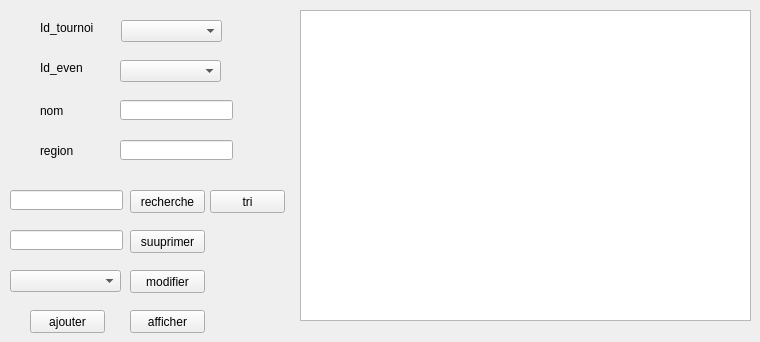
      <widget class="QWidget" name="tab_2">
       <attribute name="title">
        <string>Equipes</string>
       </attribute>
       <widget class="QPushButton" name="supp_equipe">
        <property name="geometry">
         <rect>
          <x>130</x>
          <y>230</y>
          <width>75</width>
          <height>23</height>
         </rect>
        </property>
        <property name="text">
         <string>suuprimer</string>
        </property>
       </widget>
       <widget class="QPushButton" name="ajouter_equipe">
        <property name="geometry">
         <rect>
          <x>30</x>
          <y>310</y>
          <width>75</width>
          <height>23</height>
         </rect>
        </property>
        <property name="text">
         <string>ajouter</string>
        </property>
       </widget>
       <widget class="QLabel" name="label_55">
        <property name="geometry">
         <rect>
          <x>40</x>
          <y>20</y>
          <width>61</width>
          <height>16</height>
         </rect>
        </property>
        <property name="text">
         <string>Id_tournoi</string>
        </property>
       </widget>
       <widget class="QLineEdit" name="recherche_supp">
        <property name="geometry">
         <rect>
          <x>10</x>
          <y>230</y>
          <width>113</width>
          <height>20</height>
         </rect>
        </property>
       </widget>
       <widget class="QPushButton" name="tri_equipe">
        <property name="geometry">
         <rect>
          <x>210</x>
          <y>190</y>
          <width>75</width>
          <height>23</height>
         </rect>
        </property>
        <property name="text">
         <string>tri</string>
        </property>
       </widget>
       <widget class="QLineEdit" name="id_recherche">
        <property name="geometry">
         <rect>
          <x>10</x>
          <y>190</y>
          <width>113</width>
          <height>20</height>
         </rect>
        </property>
       </widget>
       <widget class="QLabel" name="label_58">
        <property name="geometry">
         <rect>
          <x>40</x>
          <y>140</y>
          <width>51</width>
          <height>21</height>
         </rect>
        </property>
        <property name="text">
         <string>region</string>
        </property>
       </widget>
       <widget class="QLabel" name="label_59">
        <property name="geometry">
         <rect>
          <x>40</x>
          <y>100</y>
          <width>51</width>
          <height>21</height>
         </rect>
        </property>
        <property name="text">
         <string>nom</string>
        </property>
       </widget>
       <widget class="QLineEdit" name="region_2">
        <property name="geometry">
         <rect>
          <x>120</x>
          <y>140</y>
          <width>113</width>
          <height>20</height>
         </rect>
        </property>
       </widget>
       <widget class="QPushButton" name="modifier_equipe">
        <property name="geometry">
         <rect>
          <x>130</x>
          <y>270</y>
          <width>75</width>
          <height>23</height>
         </rect>
        </property>
        <property name="text">
         <string>modifier</string>
        </property>
       </widget>
       <widget class="QLabel" name="label_56">
        <property name="geometry">
         <rect>
          <x>40</x>
          <y>60</y>
          <width>51</width>
          <height>16</height>
         </rect>
        </property>
        <property name="text">
         <string>Id_even</string>
        </property>
       </widget>
       <widget class="QPushButton" name="recherche_equipe">
        <property name="geometry">
         <rect>
          <x>130</x>
          <y>190</y>
          <width>75</width>
          <height>23</height>
         </rect>
        </property>
        <property name="text">
         <string>recherche</string>
        </property>
       </widget>
       <widget class="QPushButton" name="afficher_equipe">
        <property name="geometry">
         <rect>
          <x>130</x>
          <y>310</y>
          <width>75</width>
          <height>23</height>
         </rect>
        </property>
        <property name="text">
         <string>afficher</string>
        </property>
       </widget>
       <widget class="QComboBox" name="com_modifier">
        <property name="geometry">
         <rect>
          <x>10</x>
          <y>270</y>
          <width>111</width>
          <height>22</height>
         </rect>
        </property>
       </widget>
       <widget class="QLineEdit" name="nom_2">
        <property name="geometry">
         <rect>
          <x>120</x>
          <y>100</y>
          <width>113</width>
          <height>20</height>
         </rect>
        </property>
       </widget>
       <widget class="QTableView" name="table_equipe">
        <property name="geometry">
         <rect>
          <x>300</x>
          <y>10</y>
          <width>451</width>
          <height>311</height>
         </rect>
        </property>
       </widget>
       <widget class="QComboBox" name="comboBox_14">
        <property name="geometry">
         <rect>
          <x>121</x>
          <y>20</y>
          <width>101</width>
          <height>22</height>
         </rect>
        </property>
       </widget>
       <widget class="QComboBox" name="comboBox_15">
        <property name="geometry">
         <rect>
          <x>120</x>
          <y>60</y>
          <width>101</width>
          <height>22</height>
         </rect>
        </property>
       </widget>
      </widget>
